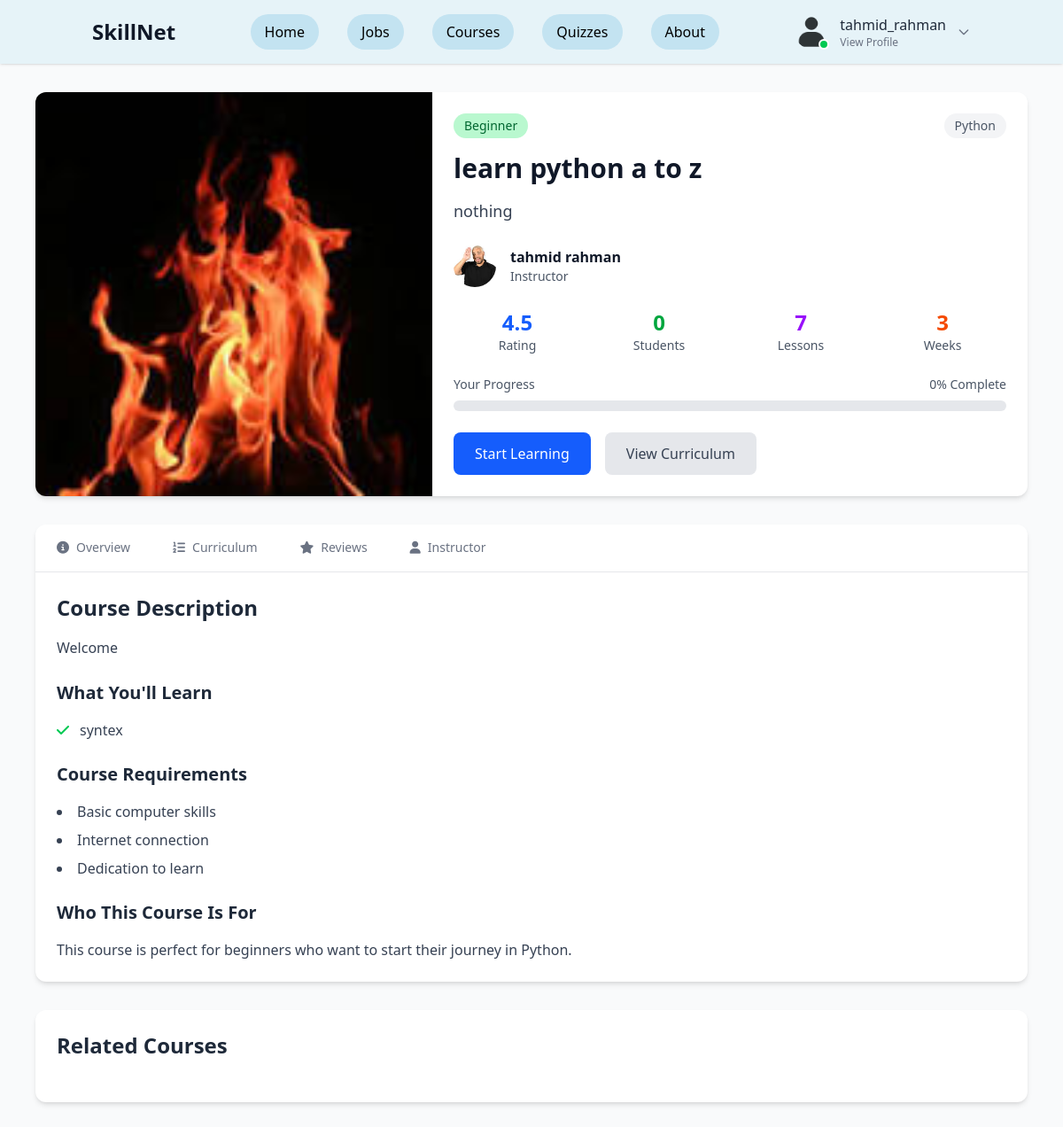
Page /courses/1/ (signed in) on the committed database.
### app/models.py (models this page shows, shortened)
class Course(models.Model):
    DIFFICULTY_LEVELS = [
        ('beginner', 'Beginner'),
        ('intermediate', 'Intermediate'),
        ('advanced', 'Advanced'),
    ]
    title = models.CharField(max_length=200)
    category = models.ForeignKey(CourseCategory, on_delete=models.CASCADE)
    instructor = models.CharField(max_length=100)
    instructor_photo = models.ImageField(upload_to='instructors/', blank=True, null=True)
    thumbnail = models.ImageField(upload_to='course_thumbnails/', blank=True, null=True)
    description = models.TextField()
    short_description = models.CharField(max_length=300)
    difficulty = models.CharField(max_length=20, choices=DIFFICULTY_LEVELS)
    price = models.DecimalField(max_digits=10, decimal_places=2)
    duration_weeks = models.IntegerField()
    lessons_count = models.IntegerField()
    skills_covered = models.CharField(max_length=500)
    rating = models.DecimalField(max_digits=3, decimal_places=1, default=4.5)
    rating_count = models.IntegerField(default=0)
    students_count = models.IntegerField(default=0)
    created_date = models.DateTimeField(auto_now_add=True)
    is_active = models.BooleanField(default=True)
    def get_skills_list(self):
        return [skill.strip() for skill in self.skills_covered.split(',')]
    def get_difficulty_badge_class(self):
        if self.difficulty == 'beginner':
            return 'bg-green-200 text-green-800'
        elif self.difficulty == 'intermediate':
            return 'bg-blue-600 text-white'
        else:
            return 'bg-purple-200 text-purple-800'

class CourseCategory(models.Model):
    name = models.CharField(max_length=100)
    description = models.TextField(blank=True)

### app/views.py (the view, shortened to what this page needs)
# urls.py: path('courses/<int:course_id>/', views.course_detail, name='course_detail'),
@login_required
def course_detail(request, course_id):
    course = get_object_or_404(Course, id=course_id, is_active=True)
    enrollment = Enrollment.objects.filter(user=request.user, course=course).first()
    lessons = course.lessons.all()
    lessons_with_completion = []
    context = {
        'course': course,
        'enrollment': enrollment,
        'lessons_with_completion': lessons_with_completion,
        'progress_percentage': enrollment.get_progress_percentage() if enrollment else 0,
    }
    return render(request, 'courses/course_detail.html', context)

### app/models.py (called while the page is built)
    def get_progress_percentage(self):
        try:
            completed_lessons = LessonCompletion.objects.filter(
                enrollment=self,
                completed=True
            ).count()
            total_lessons = self.course.lessons.count()
            if total_lessons == 0:
                return 0
            return int((completed_lessons / total_lessons) * 100)
        except:
            return 0

    def get_completed_lessons_count(self):
        try:
            return LessonCompletion.objects.filter(enrollment=self, completed=True).count()
        except:
            return 0

### static/templates/courses/course_detail.html (shortened to what this page needs)
{% extends 'base.html' %}
{% load static %}
{% block content %}
<div class="min-h-screen bg-gray-50 py-8">
    <div class="container mx-auto px-4 max-w-6xl">
        <div class="bg-white rounded-xl shadow-md overflow-hidden mb-8">
            <div class="md:flex">
                <div class="md:w-2/5">
                    <img src="{% if course.thumbnail %}{{ course.thumbnail.url }}{% else %}https://via.placeholder.com/600x400?text={{ course.title|slice:':10' }}{% endif %}"
                         alt="{{ course.title }}"
                         class="w-full h-64 md:h-full object-cover" />
                </div>
                <div class="md:w-3/5 p-6">
                    <div class="flex items-center justify-between mb-4">
                        <span class="px-3 py-1 text-sm {{ course.get_difficulty_badge_class }} rounded-full font-medium">
                            {{ course.get_difficulty_display }}
                        </span>
                        <span class="text-sm text-gray-600 bg-gray-100 px-3 py-1 rounded-full">
                            {{ course.category.name }}
                        </span>
                    </div>
                    <h1 class="text-3xl font-bold text-gray-900 mb-4">{{ course.title }}</h1>
                    <p class="text-gray-700 text-lg mb-6">{{ course.short_description }}</p>
                    <div class="flex items-center mb-6">
                        <img src="{% if course.instructor_photo %}{{ course.instructor_photo.url }}{% else %}https://via.placeholder.com/50x50?text={{ course.instructor|slice:':2' }}{% endif %}"
                             alt="{{ course.instructor }}"
                             class="w-12 h-12 rounded-full mr-4 object-cover" />
                        <div>
                            <p class="font-semibold text-gray-900">{{ course.instructor }}</p>
                            <p class="text-sm text-gray-600">Instructor</p>
                        </div>
                    </div>
                    <div class="grid grid-cols-2 md:grid-cols-4 gap-4 mb-6">
                        <div class="text-center">
                            <div class="text-2xl font-bold text-blue-600">{{ course.rating }}</div>
                            <div class="text-sm text-gray-600">Rating</div>
                        </div>
                        <div class="text-center">
                            <div class="text-2xl font-bold text-green-600">{{ course.students_count }}</div>
                            <div class="text-sm text-gray-600">Students</div>
                        </div>
                        <div class="text-center">
                            <div class="text-2xl font-bold text-purple-600">{{ course.lessons_count }}</div>
                            <div class="text-sm text-gray-600">Lessons</div>
                        </div>
                        <div class="text-center">
                            <div class="text-2xl font-bold text-orange-600">{{ course.duration_weeks }}</div>
                            <div class="text-sm text-gray-600">Weeks</div>
                        </div>
                    </div>
                    {% if enrollment %}
                    <div class="mb-6">
                        <div class="flex justify-between text-sm text-gray-600 mb-2">
                            <span>Your Progress</span>
                            <span>{{ progress_percentage }}% Complete</span>
                        </div>
                        <div class="w-full bg-gray-200 rounded-full h-3">
                        </div>
                    </div>
                    {% endif %}
                    <div class="flex flex-col sm:flex-row gap-4">
                        {% if enrollment %}
                            {% if progress_percentage == 100 %}
                                <button class="px-6 py-3 bg-green-600 text-white rounded-lg hover:bg-green-700 transition font-medium">
                                    🎉 Course Completed!
                                </button>
                                <a href="{% url 'app:course_list' %}?tab=my_courses"
                                   class="px-6 py-3 bg-blue-600 text-white rounded-lg hover:bg-blue-700 transition font-medium text-center">
                                    Back to My Courses
                                </a>
                            {% else %}
                                <a href="{% url 'app:continue_learning' course.id %}"
                                   class="px-6 py-3 bg-blue-600 text-white rounded-lg hover:bg-blue-700 transition font-medium text-center">
                                    {% if progress_percentage > 0 %}
                                        Continue Learning
                                    {% else %}
                                        Start Learning
                                    {% endif %}
                                </a>
                                <a href="#curriculum"
                                   class="px-6 py-3 bg-gray-200 text-gray-700 rounded-lg hover:bg-gray-300 transition font-medium text-center">
                                    View Curriculum
                                </a>
                            {% endif %}
                        {% endif %}
                    </div>
                </div>
            </div>
        </div>
        <div class="bg-white rounded-xl shadow-md mb-8">
            <div class="border-b border-gray-200">
                <nav class="flex flex-wrap -mb-px">
                    <button onclick="showTab('overview')"
                            class="tab-button py-4 px-6 text-center border-b-2 font-medium text-sm border-blue-500 text-blue-600">
                        <i class="fas fa-info-circle mr-2"></i>Overview
                    </button>
                    <button onclick="showTab('curriculum')"
                            class="tab-button py-4 px-6 text-center border-b-2 font-medium text-sm border-transparent text-gray-500 hover:text-gray-700 hover:border-gray-300">
                        <i class="fas fa-list-ol mr-2"></i>Curriculum
                    </button>
                    <button onclick="showTab('reviews')"
                            class="tab-button py-4 px-6 text-center border-b-2 font-medium text-sm border-transparent text-gray-500 hover:text-gray-700 hover:border-gray-300">
                        <i class="fas fa-star mr-2"></i>Reviews
                    </button>
                    <button onclick="showTab('instructor')"
                            class="tab-button py-4 px-6 text-center border-b-2 font-medium text-sm border-transparent text-gray-500 hover:text-gray-700 hover:border-gray-300">
                        <i class="fas fa-user mr-2"></i>Instructor
                    </button>
                </nav>
            </div>
            <div class="p-6">
                <div id="overview" class="tab-content">
                    <h3 class="text-2xl font-bold mb-4">Course Description</h3>
                    <p class="text-gray-700 mb-6 leading-relaxed">{{ course.description }}</p>
                    <h4 class="text-xl font-bold mb-4">What You'll Learn</h4>
                    <div class="grid md:grid-cols-2 gap-4 mb-6">
                        {% for skill in course.get_skills_list %}
                        <div class="flex items-center">
                            <i class="fas fa-check text-green-500 mr-3"></i>
                            <span class="text-gray-700">{{ skill }}</span>
                        </div>
                        {% endfor %}
                    </div>
                    <h4 class="text-xl font-bold mb-4">Course Requirements</h4>
                    <ul class="list-disc list-inside text-gray-700 mb-6 space-y-2">
                        <li>Basic computer skills</li>
                        <li>Internet connection</li>
                        <li>Dedication to learn</li>
                    </ul>
                    <h4 class="text-xl font-bold mb-4">Who This Course Is For</h4>
                    <p class="text-gray-700">This course is perfect for beginners who want to start their journey in {{ course.category.name }}.</p>
                </div>
            </div>
        </div>
        <div class="bg-white rounded-xl shadow-md p-6">
            <h3 class="text-2xl font-bold mb-6">Related Courses</h3>
        </div>
    </div>
</div>
{% endblock %}

### static/templates/nav/nav.html (shortened to what this page needs)
<header class="bg-[#E6F3F8] shadow-sm sticky top-0 z-50">
  <div class="container mx-auto px-4 py-4 flex items-center justify-between">
    <a href="/" class="text-2xl font-bold text-gray-900">SkillNet</a>
    <nav class="hidden md:flex space-x-8">
      <a href="/" class="px-4 py-2 rounded-full bg-[#C3E3F1] text-black hover:bg-blue-100 transition">Home</a>
      <a href="/jobs" class="px-4 py-2 rounded-full bg-[#C3E3F1] text-black hover:bg-blue-100 transition">Jobs</a>
      <a href="/courses" class="px-4 py-2 rounded-full bg-[#C3E3F1] text-black hover:bg-blue-100 transition">Courses</a>
      <a href="/quizzes" class="px-4 py-2 rounded-full bg-[#C3E3F1] text-black hover:bg-blue-100 transition">Quizzes</a>
      <a href="/about" class="px-4 py-2 rounded-full bg-[#C3E3F1] text-black hover:bg-blue-100 transition">About</a>
    </nav>
    <div class="flex items-center space-x-4">
      {% if user.is_authenticated %}
        <div x-data="{ open: false }" class="relative">
          <button @click="open = !open" class="flex items-center space-x-3 focus:outline-none group">
            <div class="relative">
              <img src="{{ user.profile.image.url|default:'/static/images/default-avatar.png' }}"
                   alt="Profile"
                   class="w-10 h-10 rounded-full object-cover border-1 border-transparent group-hover:border-black transition-colors">
              <div class="absolute bottom-0 right-0 w-3 h-3 bg-green-500 rounded-full border-2 border-white"></div>
            </div>
            <div class="hidden md:flex flex-col items-start">
              <span class="font-medium text-gray-800">{{ user.username }}</span>
              <span class="text-xs text-gray-500">View Profile</span>
            </div>
            <svg xmlns="http://www.w3.org/2000/svg"
                 class="h-4 w-4 text-gray-500 transition-transform duration-200"
                 :class="{'rotate-180': open}"
                 fill="none"
                 viewBox="0 0 24 24"
                 stroke="currentColor">
              <path stroke-linecap="round" stroke-linejoin="round" stroke-width="2" d="M19 9l-7 7-7-7" />
            </svg>
          </button>
        </div>
      {% else %}
        <a href="{% url 'login' %}" class="px-5 py-2 rounded-full bg-blue-300 text-blue-800 hover:bg-blue-400 transition font-medium">Sign In</a>
        <a href="{% url 'signup' %}" class="px-5 py-2 rounded-full bg-blue-600 text-white hover:bg-blue-700 transition font-medium">Signup</a>
      {% endif %}
    </div>
  </div>
</header>

### static/templates/courses/course_detail.html (style rules this page uses)
.tab-button { transition: all 0.3s ease; }
.tab-content { animation: fadeIn 0.5s ease-in; }

### rows in the picture
Course: thumbnail (picture), difficulty "Beginner", category.name "Python", title "learn python a to z", short_description "nothing", instructor_photo (picture), instructor "tahmid rahman", rating "4.5", students_count "0", lessons_count "7", duration_weeks "3", description "Welcome", get_skills_list "syntex"

### other values in the picture
{{ user.username }} "tahmid_rahman"
{{ progress_percentage }} "0"
